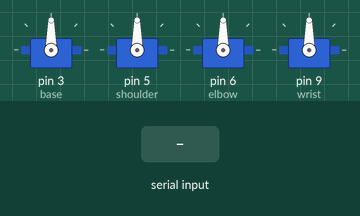
Simulated run of this sketch. Board: Arduino Uno, built with avr-gcc and run on an emulated ATmega328P. Shown: 4 × servo. Inputs (shaded band) come from the test bench.

Above: at 1.2 s.
1.3 s: "JOINT,45\n" received over Serial
At 2.6 s:
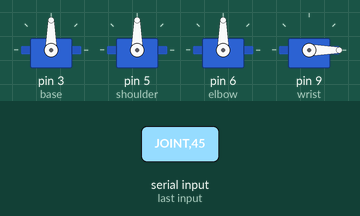
Timing chart, 0 to 4.3 s (numbered marks = the images above; inputs shaded):
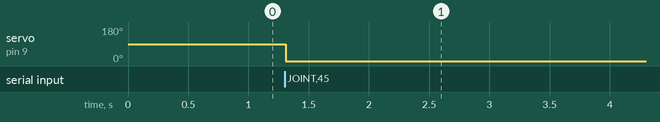

The sketch:

motor_servo_226.ino
```cpp
// snippet: motor_servo_226
// tags: servo, pwm, angle, sweep, millis
// boards: avr, megaavr, nano33iot, rp2040
// not-tags: romi32u4
// library: Servo
// description: Four-servo arm: servos on pins 3/5/6/9 (base, shoulder, elbow, wrist)
// prompts: four-servo, servos, 3/5/6/9, (base, shoulder, elbow
// verified: compile-only
// source: kd-generated (id 226)
// exact-include: Servo.h

#include <Servo.h>

Servo base;
Servo shoulder;
Servo elbow;
Servo wrist;

void setup() {
  Serial.begin(9600);
  base.attach(3);
  shoulder.attach(5);
  elbow.attach(6);
  wrist.attach(9);
}

void loop() {
  if (Serial.available() > 0) {
    String command = Serial.readStringUntil('\n');
    if (command.startsWith("JOINT")) {
      int joint = command.charAt(6) - '0';
      int angle = command.substring(8).toInt();
      if (joint >= 1 && joint <= 4) {
        switch (joint) {
          case 1: base.write(angle); break;
          case 2: shoulder.write(angle); break;
          case 3: elbow.write(angle); break;
          case 4: wrist.write(angle); break;
        }
      }
    }
  }
}
```

Measured:
- after the input at 1.3 s, servo on pin 9 (wrist): 90° → 0° at once
